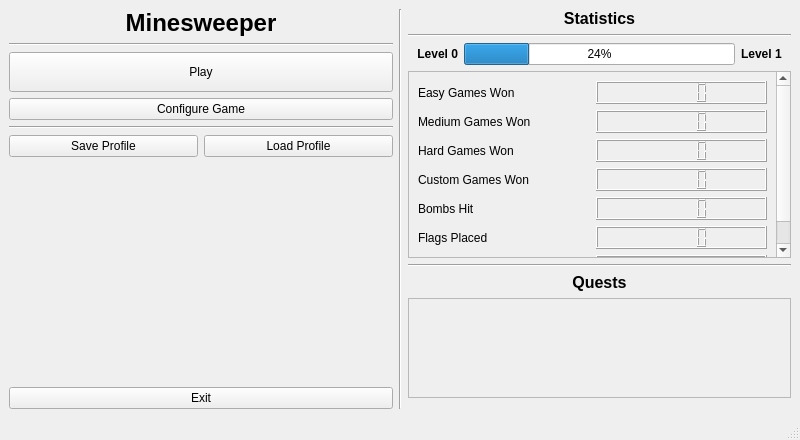
<?xml version="1.0" encoding="UTF-8"?>
<ui version="4.0">
 <class>MainMenu</class>
 <widget class="QMainWindow" name="MainMenu">
  <property name="geometry">
   <rect>
    <x>0</x>
    <y>0</y>
    <width>800</width>
    <height>440</height>
   </rect>
  </property>
  <property name="windowTitle">
   <string>MainWindow</string>
  </property>
  <widget class="QWidget" name="centralwidget">
   <layout class="QVBoxLayout" name="verticalLayout_2">
    <item>
     <layout class="QHBoxLayout" name="horizontalLayout">
      <item>
       <layout class="QVBoxLayout" name="verticalLayout">
        <item>
         <widget class="QLabel" name="label">
          <property name="font">
           <font>
            <pointsize>18</pointsize>
            <bold>true</bold>
           </font>
          </property>
          <property name="text">
           <string>Minesweeper</string>
          </property>
          <property name="alignment">
           <set>Qt::AlignmentFlag::AlignCenter</set>
          </property>
         </widget>
        </item>
        <item>
         <widget class="Line" name="line_2">
          <property name="orientation">
           <enum>Qt::Orientation::Horizontal</enum>
          </property>
         </widget>
        </item>
        <item>
         <widget class="QPushButton" name="btn_play">
          <property name="minimumSize">
           <size>
            <width>0</width>
            <height>40</height>
           </size>
          </property>
          <property name="text">
           <string>Play</string>
          </property>
         </widget>
        </item>
        <item>
         <widget class="QPushButton" name="btn_configure">
          <property name="text">
           <string>Configure Game</string>
          </property>
         </widget>
        </item>
        <item>
         <widget class="Line" name="line_4">
          <property name="orientation">
           <enum>Qt::Orientation::Horizontal</enum>
          </property>
         </widget>
        </item>
        <item>
         <layout class="QHBoxLayout" name="horizontalLayout_2">
          <property name="leftMargin">
           <number>0</number>
          </property>
          <property name="topMargin">
           <number>0</number>
          </property>
          <item>
           <widget class="QPushButton" name="btn_save">
            <property name="text">
             <string>Save Profile</string>
            </property>
           </widget>
          </item>
          <item>
           <widget class="QPushButton" name="btn_load">
            <property name="text">
             <string>Load Profile</string>
            </property>
           </widget>
          </item>
         </layout>
        </item>
        <item>
         <spacer name="verticalSpacer">
          <property name="orientation">
           <enum>Qt::Orientation::Vertical</enum>
          </property>
          <property name="sizeHint" stdset="0">
           <size>
            <width>20</width>
            <height>40</height>
           </size>
          </property>
         </spacer>
        </item>
        <item>
         <widget class="QPushButton" name="btn_exit">
          <property name="text">
           <string>Exit</string>
          </property>
         </widget>
        </item>
       </layout>
      </item>
      <item>
       <widget class="Line" name="line">
        <property name="orientation">
         <enum>Qt::Orientation::Vertical</enum>
        </property>
       </widget>
      </item>
      <item>
       <layout class="QVBoxLayout" name="verticalLayout_3">
        <item>
         <widget class="QLabel" name="label_3">
          <property name="font">
           <font>
            <pointsize>12</pointsize>
            <bold>true</bold>
           </font>
          </property>
          <property name="text">
           <string>Statistics</string>
          </property>
          <property name="alignment">
           <set>Qt::AlignmentFlag::AlignCenter</set>
          </property>
         </widget>
        </item>
        <item>
         <widget class="Line" name="line_5">
          <property name="orientation">
           <enum>Qt::Orientation::Horizontal</enum>
          </property>
         </widget>
        </item>
        <item>
         <layout class="QHBoxLayout" name="horizontalLayout_4">
          <property name="topMargin">
           <number>0</number>
          </property>
          <item>
           <widget class="QLabel" name="label_4">
            <property name="minimumSize">
             <size>
              <width>0</width>
              <height>0</height>
             </size>
            </property>
            <property name="maximumSize">
             <size>
              <width>50</width>
              <height>20</height>
             </size>
            </property>
            <property name="font">
             <font>
              <bold>true</bold>
             </font>
            </property>
            <property name="layoutDirection">
             <enum>Qt::LayoutDirection::LeftToRight</enum>
            </property>
            <property name="text">
             <string>Level 0</string>
            </property>
            <property name="alignment">
             <set>Qt::AlignmentFlag::AlignRight|Qt::AlignmentFlag::AlignTrailing|Qt::AlignmentFlag::AlignVCenter</set>
            </property>
           </widget>
          </item>
          <item>
           <widget class="QProgressBar" name="progressBar">
            <property name="sizePolicy">
             <sizepolicy hsizetype="Minimum" vsizetype="Fixed">
              <horstretch>0</horstretch>
              <verstretch>0</verstretch>
             </sizepolicy>
            </property>
            <property name="maximumSize">
             <size>
              <width>16777215</width>
              <height>16777215</height>
             </size>
            </property>
            <property name="value">
             <number>24</number>
            </property>
           </widget>
          </item>
          <item>
           <widget class="QLabel" name="label_2">
            <property name="sizePolicy">
             <sizepolicy hsizetype="Preferred" vsizetype="Preferred">
              <horstretch>0</horstretch>
              <verstretch>0</verstretch>
             </sizepolicy>
            </property>
            <property name="minimumSize">
             <size>
              <width>50</width>
              <height>0</height>
             </size>
            </property>
            <property name="maximumSize">
             <size>
              <width>50</width>
              <height>20</height>
             </size>
            </property>
            <property name="font">
             <font>
              <bold>true</bold>
             </font>
            </property>
            <property name="text">
             <string>Level 1</string>
            </property>
           </widget>
          </item>
         </layout>
        </item>
        <item>
         <widget class="QScrollArea" name="scrollarea_statistics">
          <property name="sizePolicy">
           <sizepolicy hsizetype="Minimum" vsizetype="Expanding">
            <horstretch>0</horstretch>
            <verstretch>0</verstretch>
           </sizepolicy>
          </property>
          <property name="minimumSize">
           <size>
            <width>0</width>
            <height>100</height>
           </size>
          </property>
          <property name="maximumSize">
           <size>
            <width>16777215</width>
            <height>16777215</height>
           </size>
          </property>
          <property name="widgetResizable">
           <bool>true</bool>
          </property>
          <widget class="QWidget" name="scrollarea_statistics_widge">
           <property name="geometry">
            <rect>
             <x>0</x>
             <y>0</y>
             <width>364</width>
             <height>215</height>
            </rect>
           </property>
           <layout class="QGridLayout" name="gridLayout_3">
            <item row="5" column="0">
             <widget class="QLabel" name="label_10">
              <property name="text">
               <string>Flags Placed</string>
              </property>
             </widget>
            </item>
            <item row="4" column="0">
             <widget class="QLabel" name="label_9">
              <property name="text">
               <string>Bombs Hit</string>
              </property>
             </widget>
            </item>
            <item row="0" column="1">
             <widget class="QLCDNumber" name="lcdNumber"/>
            </item>
            <item row="0" column="0">
             <widget class="QLabel" name="label_5">
              <property name="text">
               <string>Easy Games Won</string>
              </property>
             </widget>
            </item>
            <item row="1" column="1">
             <widget class="QLCDNumber" name="lcdNumber_2"/>
            </item>
            <item row="4" column="1">
             <widget class="QLCDNumber" name="lcdNumber_5"/>
            </item>
            <item row="1" column="0">
             <widget class="QLabel" name="label_6">
              <property name="text">
               <string>Medium Games Won</string>
              </property>
             </widget>
            </item>
            <item row="2" column="1">
             <widget class="QLCDNumber" name="lcdNumber_3"/>
            </item>
            <item row="3" column="0">
             <widget class="QLabel" name="label_8">
              <property name="text">
               <string>Custom Games Won</string>
              </property>
             </widget>
            </item>
            <item row="2" column="0">
             <widget class="QLabel" name="label_7">
              <property name="text">
               <string>Hard Games Won</string>
              </property>
             </widget>
            </item>
            <item row="3" column="1">
             <widget class="QLCDNumber" name="lcdNumber_4"/>
            </item>
            <item row="5" column="1">
             <widget class="QLCDNumber" name="lcdNumber_6"/>
            </item>
            <item row="6" column="0">
             <widget class="QLabel" name="label_11">
              <property name="text">
               <string>Tiles Uncovered</string>
              </property>
             </widget>
            </item>
            <item row="6" column="1">
             <widget class="QLCDNumber" name="lcdNumber_7"/>
            </item>
           </layout>
          </widget>
         </widget>
        </item>
        <item>
         <widget class="Line" name="line_6">
          <property name="orientation">
           <enum>Qt::Orientation::Horizontal</enum>
          </property>
         </widget>
        </item>
        <item>
         <widget class="QLabel" name="label_12">
          <property name="font">
           <font>
            <pointsize>12</pointsize>
            <bold>true</bold>
           </font>
          </property>
          <property name="text">
           <string>Quests</string>
          </property>
          <property name="alignment">
           <set>Qt::AlignmentFlag::AlignCenter</set>
          </property>
         </widget>
        </item>
        <item>
         <widget class="QScrollArea" name="scrollarea_quests">
          <property name="sizePolicy">
           <sizepolicy hsizetype="Minimum" vsizetype="Expanding">
            <horstretch>0</horstretch>
            <verstretch>0</verstretch>
           </sizepolicy>
          </property>
          <property name="minimumSize">
           <size>
            <width>0</width>
            <height>100</height>
           </size>
          </property>
          <property name="maximumSize">
           <size>
            <width>16777215</width>
            <height>16777215</height>
           </size>
          </property>
          <property name="widgetResizable">
           <bool>true</bool>
          </property>
          <widget class="QWidget" name="scrollarea_quests_widget">
           <property name="geometry">
            <rect>
             <x>0</x>
             <y>0</y>
             <width>378</width>
             <height>98</height>
            </rect>
           </property>
           <layout class="QVBoxLayout" name="verticalLayout_4">
            <item>
             <layout class="QVBoxLayout" name="quests_container"/>
            </item>
           </layout>
          </widget>
         </widget>
        </item>
        <item>
         <spacer name="verticalSpacer_3">
          <property name="orientation">
           <enum>Qt::Orientation::Vertical</enum>
          </property>
          <property name="sizeHint" stdset="0">
           <size>
            <width>20</width>
            <height>40</height>
           </size>
          </property>
         </spacer>
        </item>
       </layout>
      </item>
     </layout>
    </item>
   </layout>
  </widget>
  <widget class="QMenuBar" name="menubar">
   <property name="geometry">
    <rect>
     <x>0</x>
     <y>0</y>
     <width>800</width>
     <height>21</height>
    </rect>
   </property>
  </widget>
  <widget class="QStatusBar" name="statusbar"/>
 </widget>
 <resources/>
 <connections/>
</ui>
